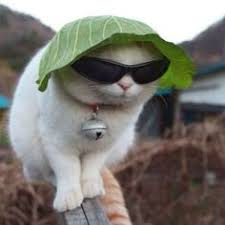
#> input picture Exercicio_1-quantizacao-de-imagens/images.jpeg, 225 x 225 px
$ jupyter execute exercicio1.ipynb
#> lines starting #> are read from the running program, lines starting #| are printed output that depends on the picture
<h3>Questão 5 </h3>
Abra uma imagem e faça as quantizações para 128, 64, 32, 16, 8 e 2 níveis de cinza.

Bibliotecas usadas:

[cell 1]
import cv2
import matplotlib.pyplot as plt
import numpy as np

Função para quantizar a imagem

[cell 2]
def quantizar_imagem(imagem, niveis_de_cinza):

    valor_minimo = np.min(imagem) #Encontrando os valores máximo e mínimo da imagem, para definir o intervalo total da imagem.
    valor_maximo = np.max(imagem)

    valor = valor_maximo - valor_minimo
    #print('valor maximo', valor_maximo)
    #print('valor mínimo', valor_minimo)

    intervalo = (valor) / niveis_de_cinza #intervalo da quantização
    #print('intervalo', intervalo)

    quantizar_imagem = np.zeros_like(imagem, dtype = np.uint8) #cria uma nova matriz com o mesmo tamanho e formato da matriz imagem (seja ela uma imagem ou qualquer outro tipo de matriz), mas com todos os valores inicializados com 0.
    #print('elementos',imagem.shape)                                                           #Essa matriz criada terá o tipo de dados np.uint8, o que é ideal para armazenar valores de pixels em tons de cinza.

    for i in range(imagem.shape[0]): #Usando shape para pegar o número de elementos em cada dimensão da imagem
        for j in range(imagem.shape[1]):
            quantizar = np.round((imagem[i, j] - valor_minimo) / intervalo) * intervalo + valor_minimo

            quantizar_imagem[i,j] = quantizar
    return quantizar_imagem

[cell 3]
imagem = cv2.imread('images.jpeg',cv2.IMREAD_GRAYSCALE)
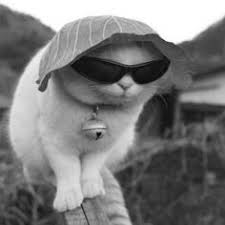
#> imagem: shape (225, 225); min 0, max 255, mean 123.6

[cell 4]
if imagem is None:
    print('Erro!')
    exit()

[cell 5]
niveis_para_quantizacao = [128, 64, 32, 16, 8, 2]

[cell 6]
#Plotando imagem original
plt.figure(figsize =(12, 6))
plt.subplot(2, 4, 1)
plt.imshow(imagem, cmap='gray')
plt.title('Original')

#
for i, niveis_de_cinza in enumerate(niveis_para_quantizacao):
  imagem_quantizada = quantizar_imagem(imagem, niveis_de_cinza)
  plt.subplot(2, 4, i +2)
  plt.imshow(imagem_quantizada, cmap='gray')
  plt.title(f'{niveis_de_cinza} níveis')
#> this loop made 6 passes

plt.tight_layout()
plt.show()
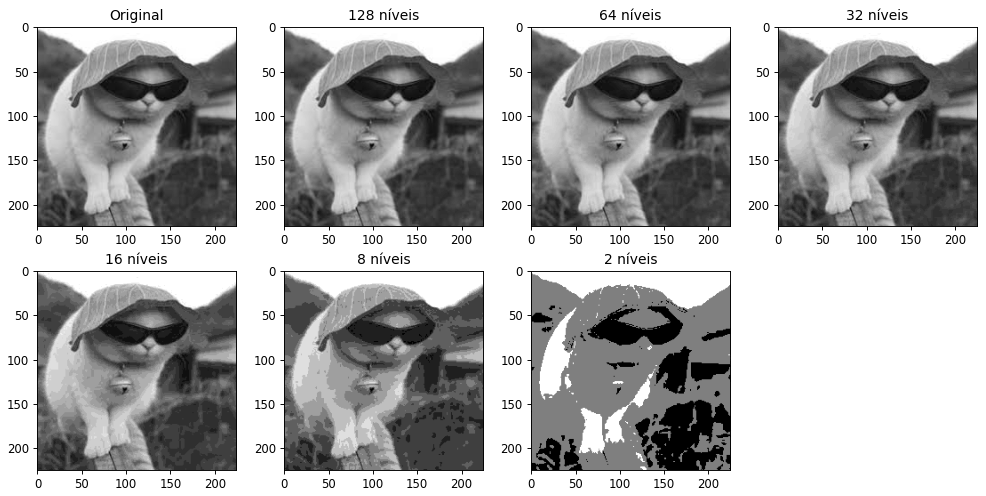
#> figure drawn by matplotlib, 7 panels
